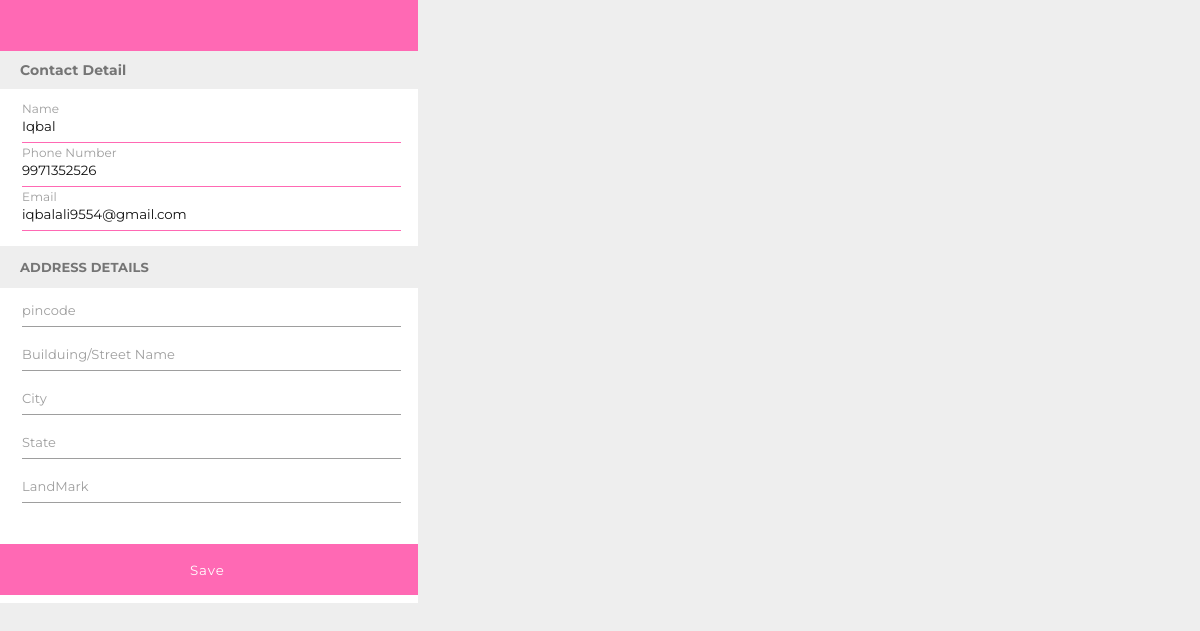
The page /change (signed in) on the database its author committed.
### flsk.py (models this page shows)
class Login(db.Model):
    userid=db.Column(db.Integer, primary_key=True, nullable=False, unique=True)
    Name=db.Column(db.String(120), nullable=False)
    Email=db.Column(db.String(120), nullable=False)
    PhoneNumber=db.Column(db.Integer, nullable=False)
    Password=db.Column(db.String(80))
    cart=db.relationship('Cart', backref='Login', uselist=False)

### flsk.py (the view)
@app.route('/change')
def change():
    loggedIn, noOfItems, usrid, totalprice=getUserInformation()
    email=session['email']
    user=Login.query.filter_by(Email=email).first()
    return render_template('Personal.html',user=user,totalprice=totalprice)

### flsk.py (called while the page is built)
def getUserInformation():
        if 'email' not in session:
            loggedIn = False
            firstName = ''
            noOfItems = 0
        else:
            loggedIn = True
            user=Login.query.filter_by(Email=session['email']).first()
            userId=user.userid
            noOfItems=Cart.query.filter_by(userid=userId).count()
            prducts=Cart.query.filter_by(userid=userId).all()
            totalprice=0
            for prduct in prducts:
                abc=prduct.productId
                quntity=Cart.query.filter_by(productId=abc).first()
                prc=quntity.quantity
                itm=Items.query.filter_by(productId=abc).first()
                totalprice+=itm.price*prc
        return (loggedIn, noOfItems, userId,totalprice)

### templates/Personal.html (shortened to what this page needs)
<!DOCTYPE html>
<html lang="en">
<head>
</head>
<body>
    <section>
    <header>
    </header>
    <div class="map">
        <p>Contact Detail</p>
    </div>
    <form action="/gofurther" method="post">
        <div class="row">
        <div class="input-field">
            <input type="text" id="name" value="{{user.Name}}" required/>
            <label for="name">Name</label>
        </div>
        <div class="input-field">
            <input type="number" id="number" value="{{user.PhoneNumber}}" required />
            <label for="tel">Phone Number</label>
        </div>
        <div class="input-field">
            <input type="email" id="email" name="email" value="{{user.Email}}" required />
            <label for="name">Email</label>
        </div>
        <div class="address" style="
        margin-top: 10px;
        height: 42px;
        width: inherit;
        background: #eee;
    "><p style="
        color: #757575;
        font-weight: bold;
        font-family: 'Montserrat', sans-serif;
        font-size: 13px;
        margin-left: 20px;
        letter-spacing: 0.1px;
    ">ADDRESS DETAILS</p></div>
            <div class="input-field">
                    <input type="number" id="pincode" name="pincode" required />
                    <label for="name">pincode</label>
            </div>
            <div class="input-field">
                    <input type="text" id="colony" name="StreetName" required />
                    <label for="street">Builduing/Street Name</label>
            </div>
            <div class="input-field">
                    <input type="text" id="city" name="city" required />
                    <label for="city">City</label>
            </div>
            <div class="input-field">
                    <input type="text" id="state" name="state" required />
                    <label for="state">State</label>
            </div>
            <div class="input-field">
                    <input type="text" id="LandMark" name="landmark" required />
                    <label for="LandMark">LandMark</label>
            </div>
        <div class="button">
            <a href="{{url_for('gofurther')}}"><button type="submit">Save</button></a>
        </div>
        </div>
    </form>
    </section>
</body>
</html>

### templates/Personal.html (style rules this page uses)
form { background: #ffff; width: 418px; padding: 15px 0px 8px 0px; }
.input-field { margin-right: 17px; position: relative; height: 44px; line-height: 44px; margin-left: 22px }
label { position: absolute; top: 0; left: 0; width: 100%; color: #9e9e9e; transition: 0.2s all; cursor: text; font-size: 13px; letter-spacing: 0.1px; font-family: 'Montserrat', sans-serif; }
input { width: 100%; border: 0; outline: 0; padding: 0.5rem 0; border-bottom: 1px solid #9e9e9e; box-shadow: none; color: #111; caret-color: #ff69b4; font-family: 'Montserrat', sans-serif; }
input:focus,input:valid { border-color:#ff69b4; }
input:focus ~ label,input:valid~label { font-size: 12px; top: -17px; font-family: 'Montserrat', sans-serif; }
header { height: 51px; background: #ff69b4; margin: 0px; padding: 0px; letter-spacing: 0.1px; font-family: 'Montserrat', sans-serif; font-size: 13px; max-width: 418px; }
form .row { display: flex; flex-direction: column; flex-wrap: wrap; }
body { margin: 0px; padding: 0px; background: #eeeeee; overflow: hidden; }
.map { margin-top: 10px; height: 28px; width: inherit; background: #eee; }
.map p { color: #757575; font-weight: bold; font-family: 'Montserrat', sans-serif; font-size: 14px; margin-left: 20px; letter-spacing: 0.1px; height: inherit; margin-top: 0px; width: inherit; margin-bottom: 0px; }
.button { height: 51px; width: 100%; background: #ff69b4; border: none; color: white; font-size: 19px; font-family: 'Montserrat', sans-serif; margin-top: 36px; }
.button button { height: inherit; width: inherit; background-color: inherit; color: white; border: none; font-family: inherit; letter-spacing: 1px; margin-left: 44%; outline: none; margin-top: 4%; }

### rows shown on the page
Login: Name "Iqbal", PhoneNumber "9971352526", email "iqbalali9554@gmail.com"
